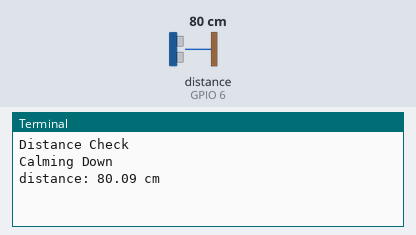
Bench run of a program on a simulated Raspberry Pi (BCM pin numbers). Shown: the last lines printed to the terminal. The inputs (shaded band) are chosen by the test bench; at power-on: distance to the obstacle (sensor on GPIO 6) 80 cm. The echo pulse lasts 58.3 µs per cm; the clock reads 2024-03-15 10:24:30 at power-on unless the program sets it.

Above: at 3.2 s.
3.3 s: distance to the obstacle (sensor on GPIO 6) set to 2 cm
At 4.36 s:
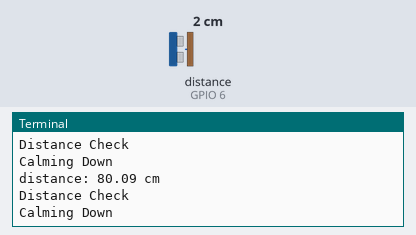
6.2 s: distance to the obstacle (sensor on GPIO 6) set to 4 cm
At 7.0 s:
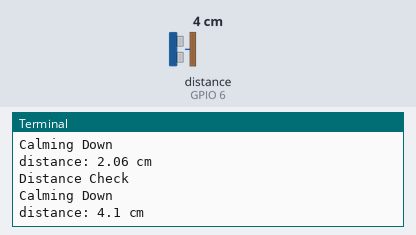
Timing chart, 0 to 9.2 s (numbered marks = the images above; inputs shaded):
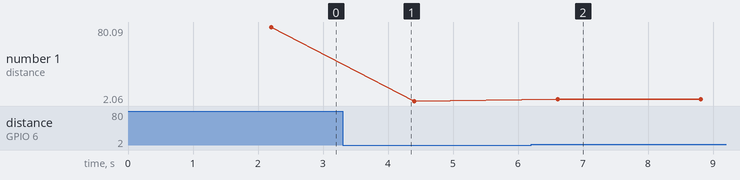

Measured:
- after the input at 6.2 s, the terminal: prints a new line after 0.41 s (image 2)
- plotted number 1: 80.09 → 2.06 after the input at 3.3 s, 2.06 → 4.1 after the input at 6.2 s

The program:

ultrasonic.py
```python
import RPi.GPIO as GPIO
import time

TRIG = 5
ECHO = 6
GPIO.setmode(GPIO.BCM)
GPIO.setwarnings(False)
GPIO.setup(TRIG, GPIO.OUT)
GPIO.setup(ECHO, GPIO.IN)

time.sleep(2)
while True:
    print("Distance Check")

    GPIO.output(TRIG, False)
    print("Calming Down") # clear the pin and set high, wait for 10microsec and clear
    time.sleep(0.2)
    GPIO.output(TRIG, True)
    time.sleep(0.00001)  # wait 10 microsec.
    GPIO.output(TRIG, False)
    while GPIO.input(ECHO) == 0:
        pulse_start = time.time()

    while GPIO.input(ECHO) == 1:
        pulse_end = time.time()

    pulse_duration = pulse_end - pulse_start
    distance = pulse_duration * 17150
    distance = round(distance, 2)
    print("distance:", distance, "cm")

    time.sleep(2)
```
